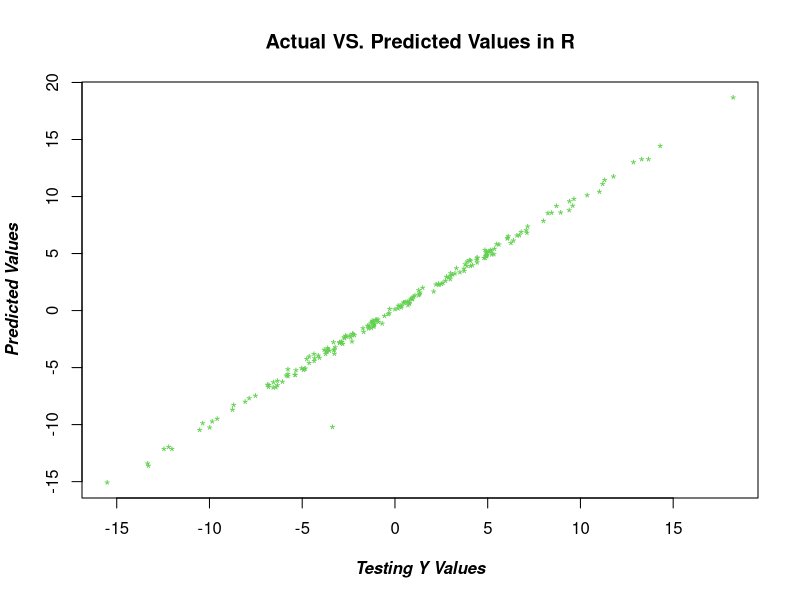

Write the R code that produced this figure.
# Author : Karima Tajin
# Date : 25 February 2020
# Machine Learning in R 
# Project 2 : Linear Regression

# Write a linear regression algorithm from scratch, which prints coefficients and accuracy metrics (e.g. R2) 
# and plots the actual versus predicted response variables.
# Compare the R2 of the results using your algorithm to the R2 of the results using lm() and predict().
# Document each step of the code to demonstrate you understand what each line of code does. The code has to describe the steps of the linear regression model. 
# For your algorithm, you may use basic statistical functions and graphing functions but NOT machine learning functions (i.e. no lm(), no predict() and related functions). 
# Note, you must explain what solve() is doing if you use it (i.e. an explanation for a general audience more than “The function solves the equation”).

# using TrainData_Group1.csv to train and test our algorithm

# the equation of linear regression is Y = βo + β1X + ∈ where
# X  : independent variable ( we use to make prediction)
# βo : Intercept ( it is the prediction value you get when X=0)
# β1 : slope (it explains the change in Y when X changes by 1 unit)
# ∈  : residual value

### steps of linear regression:
#1.load the data 
#2.dividing the data into train and test data:
#3.train the model using the training dataset
##3-1 create X Matrix of training data.
##3-2 create Y Matrix.
##3-3 solve for the β vector.
#4.make predictions using the test dataset
##4-1 create the X matrix of test data
##4-2 compute Ŷ = βX 
#5.test the model
##5-1 compute the sum of squared errors (RSS)
##5-2 compute the total sum of squares (TSS)
##5-3 compute R^2 = 1 – RSS / TSS
##5-4 plot predicted Y vs actual Y 

# setting the working directory:
setwd("/Users/karimaidrissi/Desktop/DSSA 5201 ML/week of linear regression")

# load the data:
KarimaData= read.csv('TrainData_Group1.csv', header = TRUE)

# dimension of the data:
dim(KarimaData) # we have 1000 observations and 6 variables ( 5 X's and 1 intercept)

#2. split Karima dataset into training and testing dataset:
## we are going to split ramdomly our data set into 80% train and 20% test.
row.number <- sample(1:nrow(KarimaData), 0.8*nrow(KarimaData)) # random simple using sample()
training = KarimaData[row.number,] # 800 observation to train the data
testing = KarimaData[-row.number,] # 200 observation to test the data
dim(training)    # dimension of training data, 800 rows with 6 variables
dim(testing)     # dimension testing data, 200 rows with 6 variables

rm(row.number)  # to clean our environment

# seperate X and Y variables
trainingX <- subset(training, select = -c(Y)) # select all X's column for training 
trainingY <- subset(training, select = c(Y)) # select only Y column for training
testingX <- subset(testing, select = -c(Y)) # select all X's column for testing
testingY <- subset(testing, select = c(Y)) # select only Y column for testing
#3.train the model using the training dataset:
linearRegression <- function(x,y) { # create a function of x and y data
  # vector of 1's with the same amount af rows.
  intercept <- rep(1, nrow(x))
  # Add intercept column to x
  x <- cbind(intercept, x)
  
  matrix_X <- as.matrix(x) # create x matrix of our feature variables
  vector_Y <- as.matrix(y) # create y vector of the response variable
  # after having our feature variable and response vector, we can use them to solve 
  # the equation β = ((X^T*x)^-1)* (X^T)*y we can calculate this equation in R with 
  # β = solve(t(X) %*% X) %*% t(X) %*% y where:
  # t() :function takes the transpose of a matrix.
  # solve() :calculate the inverse of any matrix.
  # %*% :operator to multiplicate the matrices.
  # implement closed-form solution
  betas  <- solve(t(matrix_X) %*% matrix_X) %*% t(matrix_X) %*% vector_Y
  betas <- round(betas, 2)# round betas to 2 decimal places
  return(betas) # return the value of betas 
} # close our LinearRegression function

#4.make predictions using the test dataset
## is similar to linearRegression function 
# but now we will use beta value that we found to get Ŷ = βX 

PredictY <- function(x, betas) {
  betas_matrix <- t(as.matrix(betas)) # transpose of beta matrix
  intercept <- rep(1, nrow(x))   # vector of 1's with the same amount af rows in x data.
  x <- cbind(intercept, x)   # Add intercept column to x
  matrix_X <- t(as.matrix(x)) # transpose of x data matrix
  Ŷ <- betas_matrix %*% matrix_X # to find Ŷ, we multiply beta matrix by x data matrix
  return(Ŷ) # return  Ŷ from the function
} # ends predictY function

# compute betas using the linearRegression function that we created :
betas <- linearRegression(trainingX,trainingY)
dim(betas) # dimension of betas is 6 values of Y intercept
print(betas) 

# compute Ŷ with PredictY function using 
Ŷ <- PredictY(testingX, betas)
dim(Ŷ) 
print(Ŷ) # there'r 200 values from the test regression

#5.test the model
# test the model by comparing our result with R's built in function by computing R2.
errors <- function(Y, Ŷ){
  Y <- as.matrix(Y)
  Ŷ <- t(as.matrix(Ŷ))
  RSS = sum((Y- Ŷ)^2)  # compute the sum squared errors
  # RSS gives a measure of error of prediction, the lower it is the more our model is accurate 
  TSS = sum((Y - mean(Ŷ))^2) # compute the total sum of squares
  R2 <- 1 - (RSS/TSS) # R2 represents the proportion of variance
  RMSE <- sqrt(mean((Ŷ - Y)^2)) # Root mean square error we will use it to evaluate our model
  return(list(R2 = R2, RMSE = RMSE, RSS = RSS, TSS = TSS)) # return list of R2 and RMSE
} #ends our error function

error <- errors(testingY, Ŷ)
error
#$R2[1] 0.9909298
#$RMSE[1] 0.5832482 
#$RSS[1] 68.03569
#$TSS[1] 7500.974

# we will use lm function which can be used to create a simple linear regression model, 
# in karimaData dataset We have Y column that will depend on 5 columns of X's (X1-x5)

Rversion <- lm(formula = Y ~ X1 + X2 + X3 + X4 + X5, data =KarimaData)
# summary of linear model function:
summary(Rversion)

# Overall, both R2 values from the regressionlinear function from scatch and using also built in function with R 
# are close to 1 which means the two method are very close.
# however, the value of TSS and RSS are extremly differents but the value of R2 is so close to 0.99


# plotting the graph with actual Y values against the predicted value
dev.off()
testingY <- as.matrix(testingY) # Y values actual
dim(testingY) # dimension of Y values
resultY <- PredictY(testingX, betas) # predicted Y values
resultY <- as.matrix(resultY) # convert the predicted Y values to matrix
dim(resultY)
plot(x=testingY, y=resultY, col=3, pch="*", font.lab=4, main="Actual VS. Predicted Values in R",xlab = "Testing Y Values", ylab="Predicted Values")

# the graph is linear with a few outliers, the reason why R2 isn't equal to 1.




